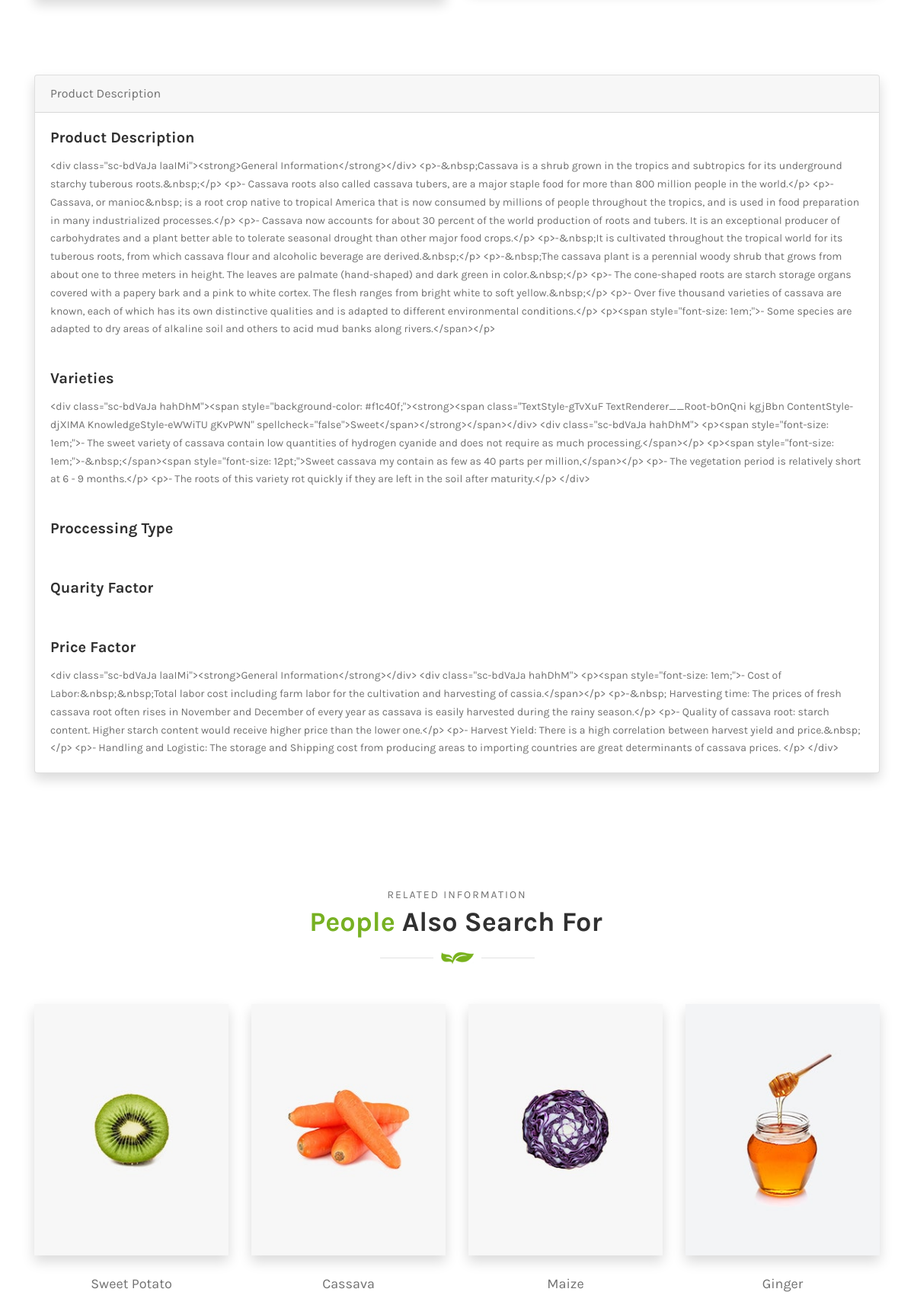
Before: /product_details/cassava (middle part) with the older database file.
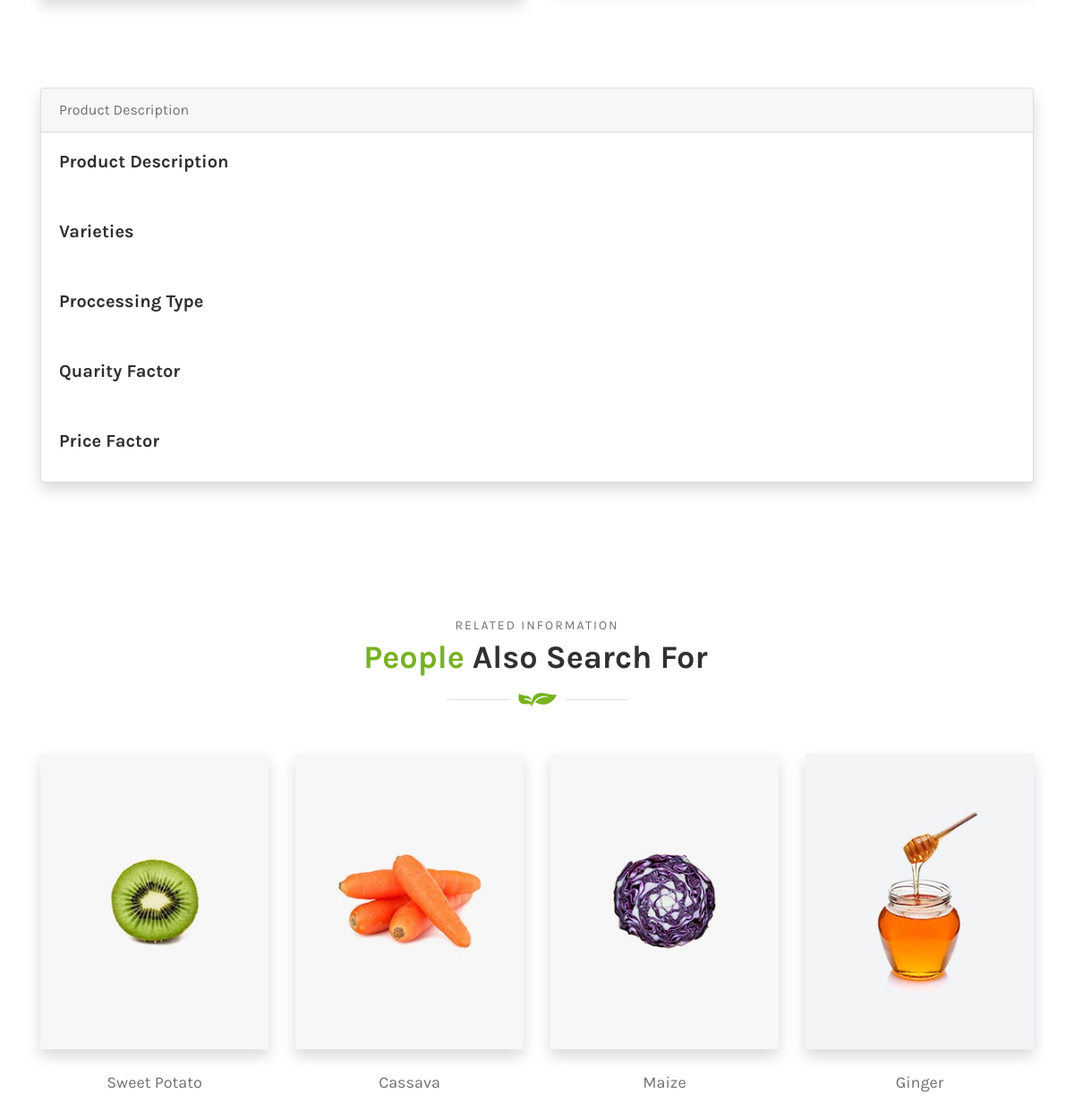
After: the same page with the newer database file.
### products/models.py (models this page shows, shortened)
class Product(models.Model):
    STATUS_CHOICE = (('draft', 'Draft'), ('published', 'Published'),)
    author = models.ForeignKey(Author, on_delete=models.CASCADE, default='')
    product_name = models.CharField(max_length=100)
    slug = models.SlugField(null=True, unique=True)
    categories = models.ManyToManyField(Category)
    thumbnail = models.ImageField(
        upload_to=upload_location, null=True, blank=True)
    product_description = HTMLField(blank=True)
    varieties = HTMLField(blank=True)
    processing_type = HTMLField(blank=True)
    quality_factor = HTMLField(blank=True)
    price_factor = HTMLField(blank=True)
    publish = models.DateTimeField(default=timezone.now)
    date_created = models.DateTimeField(verbose_name='date-published',auto_now_add=True)
    publish_date =models.DateTimeField(default=timezone.now)
    status = models.CharField(max_length=10, choices=STATUS_CHOICE, default='draft')
    class Meta:
        ordering = ('-publish',)

### products/views.py (the view)
# urls.py: path('product_details/<slug:slug>', product_details, name='product_details'),
def product_details(request, slug):
    product = Product.objects.get(slug = slug)
    related = Product.objects.order_by('-date_created')[:4]
    context = {
        'item': product,
        'related': related,
    }
    return render(request, 'products/product_details.html', context)

### templates/products/product_details.html (shortened to what this page needs)
{% extends 'base.html' %} {% load static %} {% block content %}
<div class="container">
  <div class="row align-items-center">
    <div class="col-12 col-lg-6">
    </div>
    <div class="col-12 col-lg-6 thisPhoto">
    </div>
  </div>
</div>
<div class="container pb-5">
  <div class="card shadow">
    <div class="card-header">
      Product Description
    </div>
    <div class="card-body">
      <h5 class="card-title">Product Description</h5>
      <p class="card-text">{{item.product_description}}</p>
    </div>
    <div class="card-body">
      <h5 class="card-title">Varieties</h5>
      <p class="card-text">{{item.varieties}}</p>
    </div>
    <div class="card-body">
      <h5 class="card-title">Proccessing Type</h5>
    </div>
    <div class="card-body">
      <h5 class="card-title">Quarity Factor</h5>
    </div>
    <div class="card-body">
      <h5 class="card-title">Price Factor</h5>
      <p class="card-text">{{item.price_factor}}</p>
    </div>
  </div>
</div>
  <section class="our-products-area section-padding-100">
    <div class="container">
      <div class="row">
        <div class="col-12">
          <div class="section-heading text-center">
            <p>Related Information</p>
            <h2><span>People</span> Also Search For</h2>
            <img src="img/core-img/decor2.png" alt="">
          </div>
        </div>
      </div>
      <div class="row">
          {% for item in related %}
        <div class="col-12 col-sm-6 col-lg-3">
          <div class="single-product-area mb-50 wow fadeInUp" data-wow-delay="100ms">
            <div class="product-thumbnail shadow">
              <img src="{{item.thumbnail.url}}" alt="">
            </div>
            <div class="product-desc text-center pt-4">
              <a href="{% url 'product_details' item.slug %}" class="product-title">{{item.product_name}}</a>
            </div>
          </div>
        </div>
          {% endfor %}
      </div>
    </div>
  </section>
{% endblock content %}

### templates/base.html (shortened to what this page needs)
{% load static %}
<!DOCTYPE html>
<html lang="en">
<head>
    <link rel="stylesheet" href="{% static 'style.css' %}">
</head>
<body>
{% block content %}
{% endblock %}
</body>
</html>

### static/style.css (style rules this page uses)
* { margin: 0; padding: 0; }
body { font-family: "Karla", sans-serif; color: #707070; }
h1, h2, h3, h4, h5, h6 { font-family: "Karla", sans-serif; color: #303030; line-height: 1.3; font-weight: 700; }
p { font-family: "Karla", sans-serif; color: #707070; font-size: 14px; line-height: 1.7; font-weight: 400; }
a, a:focus, a:hover { -webkit-transition-duration: 500ms; -o-transition-duration: 500ms; transition-duration: 500ms; text-decoration: none; outline: 0 solid transparent; color: #707070; font-weight: 700; font-size: 14px; font-family: "Karla", sans-serif; }
img { height: auto; max-width: 100%; }
.mb-50 { margin-bottom: 50px !important; }
.section-padding-100 { padding-top: 100px; padding-bottom: 100px; }
.section-heading { position: relative; z-index: 1; margin-bottom: 50px; }
.section-heading p { font-size: 14px; letter-spacing: 2px; text-transform: uppercase; margin-bottom: 0; }
.section-heading h2 { margin-bottom: 10px; font-size: 36px; margin-left: -3px; }
.section-heading h2 span { color: #77b122; }
.single-product-area { position: relative; z-index: 1; }
.single-product-area .product-thumbnail { position: relative; z-index: 1; }
.single-product-area .product-thumbnail img { width: 100%; }
.single-product-area .product-desc { position: relative; z-index: 1; }
.single-product-area .product-desc .product-title { font-size: 18px; margin-bottom: 5px; font-weight: 400; display: block; }

### static/css/classy-nav.css (style rules this page uses)
body { font-family: "Roboto", sans-serif; }
img { height: auto; max-width: 100%; }

Changed rows visible on the page:
changed Product "Cassava": product_description "<div class=\"sc-bdVaJa laaIMi\"><strong>General Information</strong></div> <p>-&nbsp;Cassava is a shrub grown in the tropics and subtropics for its underground starchy tuberous roots.&nbsp;</p> <p>- Cassava roots also called cassava tubers, are a major staple food for more than 800 million people in the world.</p> <p>- Cassava, or manioc&nbsp; is a root crop native to tropical America that is now consumed by millions of people throughout the tropics, and is used in food preparation in many industrialized processes.</p> <p>- Cassava now accounts for about 30 percent of the world production of roots and tubers. It is an exceptional producer of carbohydrates and a plant better able to tolerate…" → (not shown); varieties "<div class=\"sc-bdVaJa hahDhM\"><span style=\"background-color: #f1c40f;\"><strong><span class=\"TextStyle-gTvXuF TextRenderer__Root-bOnQni kgjBbn ContentStyle-djXIMA KnowledgeStyle-eWWiTU gKvPWN\" spellcheck=\"false\">Sweet</span></strong></span></div> <div class=\"sc-bdVaJa hahDhM\"> <p><span style=\"font-size: 1em;\">- The sweet variety of cassava contain low quantities of hydrogen cyanide and does not require as much processing.</span></p> <p><span style=\"font-size: 1em;\">-&nbsp;</span><span style=\"font-size: 12pt;\">Sweet cassava my contain as few as 40 parts per million,</span></p> <p>- The vegetation period is relatively short at 6 - 9 months.</p> <p>- The roots of this variety rot quickly if…" → (not shown); price_factor "<div class=\"sc-bdVaJa laaIMi\"><strong>General Information</strong></div> <div class=\"sc-bdVaJa hahDhM\"> <p><span style=\"font-size: 1em;\">- Cost of Labor:&nbsp;&nbsp;Total labor cost including farm labor for the cultivation and harvesting of cassia.</span></p> <p>-&nbsp; Harvesting time: The prices of fresh cassava root often rises in November and December of every year as cassava is easily harvested during the rainy season.</p> <p>- Quality of cassava root: starch content. Higher starch content would receive higher price than the lower one.</p> <p>- Harvest Yield: There is a high correlation between harvest yield and price.&nbsp;</p> <p>- Handling and Logistic: The storage and Shipping cost…" → (not shown)
